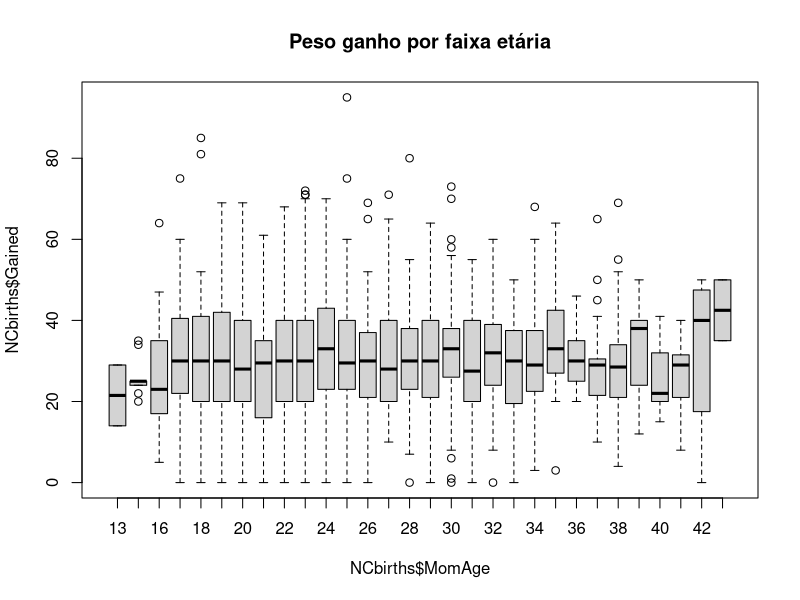
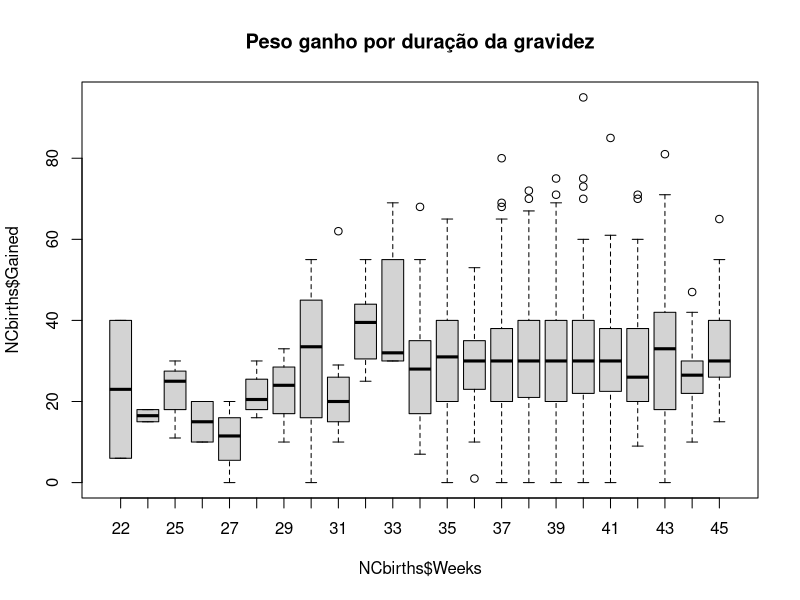
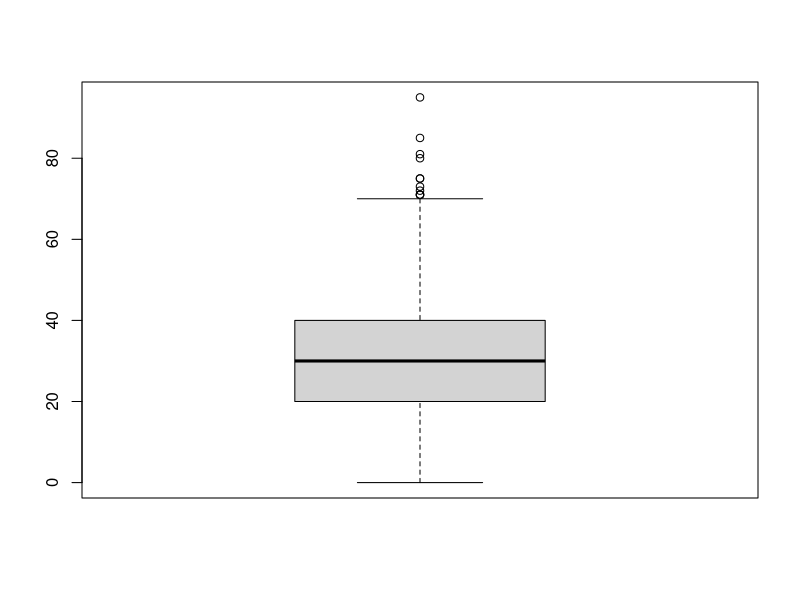
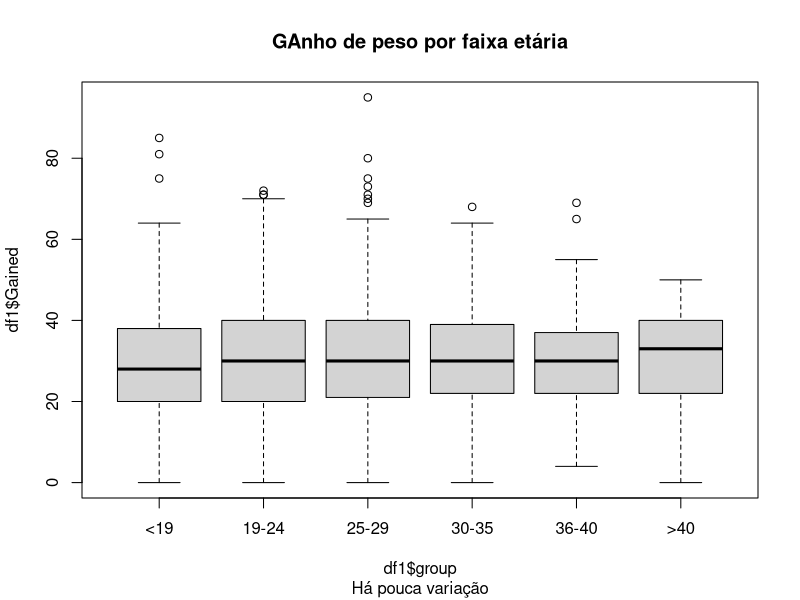
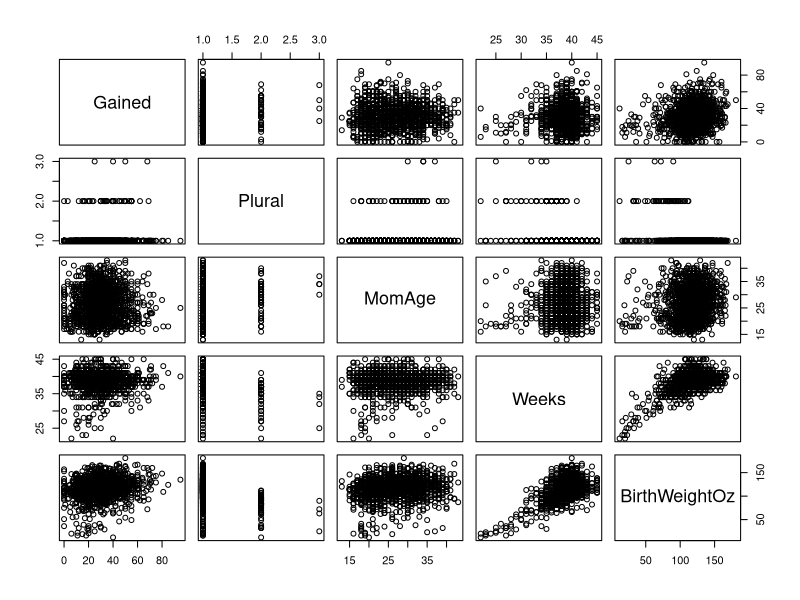
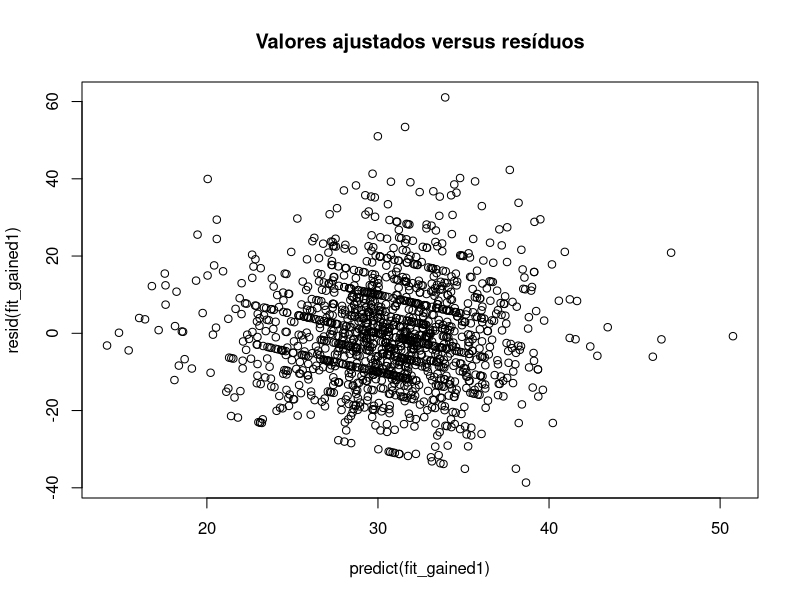

Here is the R script that generated these plots, in order:
## ---- chunk 1
knitr::opts_chunk$set(echo = TRUE)
## ---- chunk 2
# bloco de código - item a
library(readr)
# NCbirths <- read_csv("NCbirths.csv", col_types = cols(Marital = col_factor(levels = c("1", 
#     "2")), Plural = col_factor(levels = c("1", 
#     "2", "3")), Sex = col_factor(levels = c("1", 
#     "2")), Smoke = col_factor(levels = c("1", 
#     "2")), X1 = col_skip()))
# View(NCbirths)

NCbirths = read.csv("NCbirths.csv")
str(NCbirths)
summary(NCbirths)
## ---- chunk 3
boxplot(NCbirths$Gained ~ NCbirths$MomAge, main="Peso ganho por faixa etária")
boxplot(NCbirths$Gained ~ NCbirths$Weeks, main="Peso ganho por duração da gravidez")

# boxplot(NCbirths$Gained ~ NCbirths$MomRace + NCbirths$RaceMom, main='Peso ganho por "Raça"') # Pouco útil sem fatores

## ---- chunk 4
for (race in unique(NCbirths$MomRace)) { print(paste(race, nrow(NCbirths[NCbirths$MomRace == race,])))}


summary(NCbirths[NCbirths$MomRace=="hispanic", c("RaceMom", "HispMom")])
JapasSoQueNao = nrow(NCbirths[NCbirths$RaceMom==5,])  # "Japanese", só que não
print(paste("Registros marcados como mães japonesas: ", JapasSoQueNao))

print("Mães com RaceMom == 5")
summary(NCbirths[NCbirths$RaceMom==5, c("MomRace", "HispMom")])
## ---- chunk 5
# summary(NCbirths[NCbirths$Low == "Y", c("BirthWeightOz", "BirthWeightGm")])
# summary(NCbirths[NCbirths$Low == "N", c("BirthWeightOz", "BirthWeightGm")])

# summary(NCbirths[NCbirths$BirthWeightGm > 2500, c("Low", "BirthWeightOz", "BirthWeightGm")])
nrow(NCbirths[NCbirths$BirthWeightGm > 2500 & NCbirths$Low=='Y', c("Low", "BirthWeightOz", "BirthWeightGm")])  # Deve ser zero
nrow(NCbirths[NCbirths$BirthWeightGm <= 2500 & NCbirths$Low=='N', c("Low", "BirthWeightOz", "BirthWeightGm")])  # Deve ser zero

## ---- chunk 6
col.sums = colSums(is.na(NCbirths))
col.sums[col.sums>0]  # Verificação programática de quais colunas têm NAs

NCbirths<- cbind(NCbirths, somaNulos = rowSums(is.na(NCbirths)))
NCB_NAs = NCbirths[NCbirths$somaNulos > 0,]
NCBnoNAs = NCbirths[complete.cases(NCbirths),]

## ---- chunk 7
# Fatorizar o que der

NCB_noId = function(ncbvar) {
    ncbvar$X <- NULL
    ncbvar$ID <- NULL  
    return(ncbvar)
}


NCB_factorize = function(ncbvar) {
    ncbvar$Plural <- factor(ncbvar$Plural, levels=c(1,2,3), labels=c('Single', 'Twins', 'Triplets'))
    ncbvar$Sex <- factor(ncbvar$Sex, levels=c(1,2), labels=c("M", "F"))
    ncbvar$Marital <- factor(ncbvar$Marital, labels=c("Married", "Not Married"))
    ncbvar$RaceMom <- factor(ncbvar$RaceMom, levels=c(1,2,3,4,5,7,8),  # There's no Hawaiian in this base
                               labels=c(
                                 "White",
                                 "Black",
                                 "AmericanIndian",
                                 "Chinese",
                                 "Hispanic",  # Era "Japanese", mas foi reconsiderado
                                 # "Hawaiian",  # Não foram encontrados registros
                                 "Filipino",
                                 "OtherAsianOrPacific"
                               ))
    # TODO: Check race assignments more thoroughly

    ncbvar$Smoke <- factor(ncbvar$Smoke, labels = c('N', 'Y'))  # Cuidado com os NAs
    ncbvar$HispMom <- factor(ncbvar$HispMom)
    ncbvar$Premie <- factor(ncbvar$Premie, labels=c("N", "Y"))
    ncbvar$Low <- factor(ncbvar$Low, labels=c("N", "Y"))

    return(ncbvar)
}

NCbirths = NCB_noId(NCbirths)
NCbirths = NCB_factorize(NCbirths)

## ---- chunk 8

# boxplot(NCbirths$Gained ~ NCbirths$MomRace + NCbirths$RaceMom, main='Peso ganho por "Raça"') # Pouco útil sem fatores
## ---- chunk 9
# bloco de código - item b

summary(NCbirths$BirthWeightGm/NCbirths$BirthWeightOz)
if (mean(NCbirths$BirthWeightGm/NCbirths$BirthWeightOz)/max(NCbirths$BirthWeightGm/NCbirths$BirthWeightOz) != 1 ) {
  error("Há um erro de conversão entre Oz e g")
} else {
  if (max(NCbirths$BirthWeightGm/NCbirths$BirthWeightOz) == 28.35)  {
    print("Todas as conversões de unidade estão corretas")
  } else {
    print("Embora consistentes, as conversões não estão corretas")
  }
}


## ---- chunk 10
 boxplot(NCbirths$Gained)
df1 = transform(NCbirths, group=cut(MomAge, breaks = c(-Inf, 18, 24, 30, 35, 40, +Inf), labels = c('<19', '19-24', '25-29', '30-35', '36-40', '>40')))
boxplot(df1$Gained ~ df1$group, main="GAnho de peso por faixa etária", sub="Há pouca variação")

fit_gained1 = lm(Gained ~ ., data=NCbirths)
summary(fit_gained1)

# pairs(Gained ~ ., data=NCbirths)
pairs(Gained ~ Plural + MomAge + Weeks + BirthWeightOz, data=NCbirths)

# fit_gained1_noNAs = lm(Gained ~ ., data=NCbirths, na.action = na.omit) 
# summary(fit_gained1_noNAs)

# NCBnoNAs = NCbirths[]

## ---- chunk 11
fit_gained2 = lm(Gained ~ Plural + BirthWeightOz, data = NCbirths)
summary(fit_gained2)
## ---- chunk 12
# bloco de código - item c
plot(predict(fit_gained1), resid(fit_gained1),   # data=NCbirths,
     main="Valores ajustados versus resíduos")


## ---- chunk 13
# bloco de código - item d



## ---- chunk 14
# bloco de código - item e
